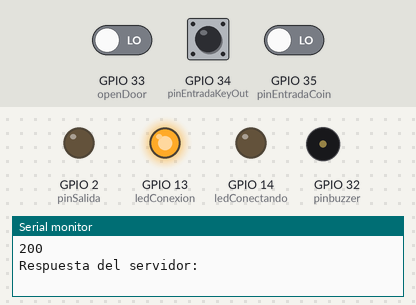
A sketch run on a simulated ESP32. Parts: output pins drawn as LEDs (lit = HIGH), buzzer (waves = sounding, pin HIGH), the last lines printed to the serial monitor. The test bench sets the inputs (shaded band); at power-on: GPIO 33 (openDoor) LOW, GPIO 34 (pinEntradaKeyOut) LOW, GPIO 35 (pinEntradaCoin) LOW. WiFi joins after 1.5 s; servers stay silent unless stated; uploads are accepted with an empty reply; the local clock reads 2024-03-15 10:24:30 at power-on unless the sketch sets it; storage starts empty.

Above: at 2.9 s.
3.0 s: GPIO 33 (openDoor) driven HIGH
At 4.1 s:
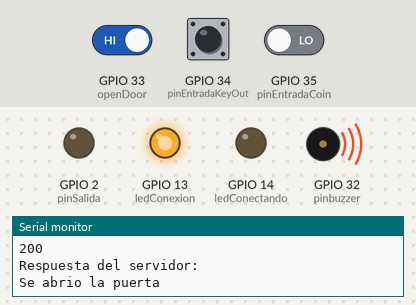
4.5 s: GPIO 33 (openDoor) driven LOW
At 5.2 s:
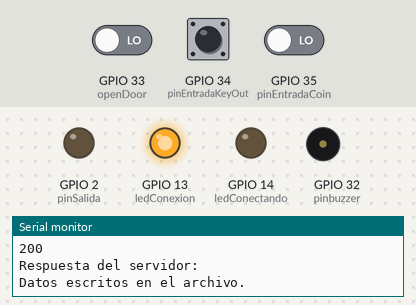
Timing chart, 0 to 7.5 s (numbered marks = the images above; inputs shaded):
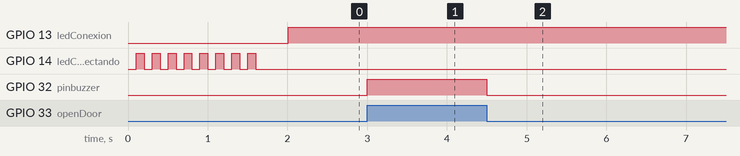

The sketch:

ESP32_postGPS.ino
```cpp
#include <WiFi.h>
#include <HTTPClient.h>
#include <WebServer.h>
#include <ArduinoJson.h>
#include <SPI.h>  // Librería para la comunicación SPI (Serial Peripheral Interface)
#include <SD.h>   // Librería para manejar la tarjeta SD
#include <FS.h>   // Librería para manejar el sistema de archivos
#include <time.h>

#include <TinyGPS.h>//incluimos TinyGPS
#include <Adafruit_GPS.h>

TinyGPS gps;
#define GPSSerial Serial2
Adafruit_GPS serialgps(&GPSSerial);

String guardarGPS;

const char* ssid = "Z";
const char* password = "Z";
WebServer server(80);
String backendURL = "http://192.168.10.190:8000/";
String token = "eyJ0eXAiOiJKV1QiLCJhbGciOiJIUzI1NiJ9.eyJjcmVhdGVkIjoiVFZSWk5VNVVUVFZPZW1jMVRXYzlQUT09IiwiZXhwaXJlIjoiVFZSbk1VMTZRVE5PZW1jMVRXYzlQUT09IiwidXNlcklkIjoiVFdjOVBRPT0ifQ.TPaUn1g5FpspFjf0x1nQ3ff4iNFDEBnx-RmcFEfFBAY";

//---------------------------------------------------------------------------------------------------------
// Variables para enviar informacion del serial de la maquina
const String SERIAL_ID = "123456789";  // Serial de la maquina´
IPAddress MACHINE_IP;

//---------------------------------------------------------------------------------------------------------
// Variables relog y fecha
const char* ntpServer = "pool.ntp.org";
const long gmtOffset_sec = -18000;
struct tm initialTime;

//---------------------------------------------------------------------------------------------------------
// Variables lectura maquina
int dataCoin[250], dataKeyOut[250];
int conteoCoin = 0;
int conteoKeyOut = 0;
int memoriaCoin = 0, memoriaKeyOut = 0;
unsigned long currentMillis;
unsigned long previousMillis = 0;
const unsigned long interval = 300;

int pinEntradaCoin = 35;
int pinEntradaKeyOut = 34;
int pinSalida = 2;
int ledConexion = 13;
int ledConectando = 14;
int pinbuzzer = 32;
int openDoor = 33;
int buzzerActivo;

int estadoAnteriorCoin = LOW;
int estadoAnteriorKeyOut = LOW;
int estadoAnteriorBuzzer = LOW;

String envioDatos = "activo";

//---------------------------------------------------------------------------------------------------------
void setup() {

  Serial.begin(9600);
  // Serial2.begin(9600, 16);         // Lectura COIN
  serialgps.begin(9600);//Iniciamos el puerto serie del gps
  serialgps.sendCommand(PMTK_SET_NMEA_OUTPUT_RMCGGA);
  serialgps.sendCommand(PMTK_SET_NMEA_UPDATE_1HZ);
  serialgps.sendCommand(PGCMD_ANTENNA);

  pinMode(pinEntradaCoin, INPUT);      // Lectura keyOut Metter
  pinMode(pinEntradaKeyOut, INPUT);
  pinMode(openDoor, INPUT);        // Lectura si se abre la puerta
  pinMode(pinSalida, OUTPUT);      // Envia señal retiro dinero
  pinMode(ledConectando, OUTPUT);  // indicador espera de conexion
  pinMode(ledConexion, OUTPUT);    // Indicador conexion OK
  pinMode(pinbuzzer, OUTPUT);      // Indicador de sonido

  // Lectura WIFI
  WiFi.mode(WIFI_STA);
  WiFi.begin(ssid, password);
  while (WiFi.status() != WL_CONNECTED) {
    delay(100);
    digitalWrite(ledConectando, HIGH);
    delay(100);
    digitalWrite(ledConectando, LOW);
  }
  Serial.print("Conexión Wi-Fi establecida. Dirección IP del ESP32: ");
  Serial.println(WiFi.localIP());
  MACHINE_IP = WiFi.localIP();

  // Configura el servidor NTP
  configTime(gmtOffset_sec, 0, ntpServer);
  if (getLocalTime(&initialTime)) {
    Serial.println("Fecha y hora inicial obtenidas de Internet:");
    Serial.println(&initialTime, "%A, %B %d %Y %H:%M:%S");
  }
  // Servidor
  server.on("/machine/cash_out", keyOut);
  server.on("/machine/gps", postGPS);
  server.begin();
  Serial.println("Servidor iniciado");

  if (!SD.begin(5)) {
    Serial.println("Error al inicializar la tarjeta microSD.");
    return;
  }
  Serial.println("Tarjeta microSD inicializada correctamente.");
}
//---------------------------------------------------------------------------------------------------------
void loop() {

  if (envioDatos == "activo") {
    sendPOSTserial_ID();
    envioDatos = "desactivo";
  }
  leerBuzzer();
  server.handleClient();
  detectaSerial();
}
//---------------------------------------------------------------------------------------------------------
String actualizaFechaHora() {
  unsigned long elapsedMillis = millis();
  struct tm currentTime;
  memcpy(&currentTime, &initialTime, sizeof(currentTime));
  currentTime.tm_sec += elapsedMillis / 1000;
  mktime(&currentTime);
  char buffer[80];
  strftime(buffer, sizeof(buffer), "%A, %B %d %Y %H:%M:%S", &currentTime);

  return String(buffer);
}
//---------------------------------------------------------------------------------------------------------
void sumaCeros() {  // sumaCero() Cuenta la cantidad de ceros (0) ingresados en los puertos del ESP32
  previousMillis = currentMillis;

  // Lectura COIN
  int acumuladoCoin = 0;
  for (int i = 0; i < 250; i++) {
    if (dataCoin[i] == 1) {
      acumuladoCoin++;
    }
  }
  if (acumuladoCoin != memoriaCoin) {
    memoriaCoin = acumuladoCoin;
  } else {
    if (acumuladoCoin == memoriaCoin && memoriaCoin != 0) {
      if (memoriaCoin > 1) {
        Serial.println("Valor Ingresado " + String(memoriaCoin));
        sendHttpMoney(String(memoriaCoin), "cashin");
        conteoCoin = 0;
        String informacion= "Valor Ingresado: " + String(memoriaCoin) + "USD fecha: " + actualizaFechaHora();
        saveSD("/cashIN.txt", informacion);
      }
      limpiarData(1);
    } else {
      memoriaCoin = acumuladoCoin;
    }
  }

  // Lectura KEYOUT
  int acumuladoKeyOut = 0;
  for (int i = 0; i < 250; i++) {
    if (dataKeyOut[i] == 1) {
      acumuladoKeyOut++;
    }
  }
  if (acumuladoKeyOut != memoriaKeyOut) {
    memoriaKeyOut = acumuladoKeyOut;
  } else {
    if (acumuladoKeyOut == memoriaKeyOut && memoriaKeyOut != 0) {
      if (memoriaKeyOut > 1) {
        Serial.println("Retiro USD:  " + String(memoriaKeyOut));
        sendHttpMoney(String(memoriaKeyOut), "cashout");
        conteoKeyOut = 0;
        String informacion= "Valor retirado: " + String(memoriaKeyOut) + "USD, fecha: " + actualizaFechaHora();
        saveSD("/cashOUT.txt", informacion);
      }
      limpiarData(2);
    } else {
      memoriaKeyOut = acumuladoKeyOut;
    }
  }
}
//---------------------------------------------------------------------------------------------------------
void limpiarData(int num1) {  // limpiarData() Limpia la el arreglo donde se almacena la cantidad de ceros
  if (num1 == 1) {
    for (int i = 0; i < 250; i++) {
      dataCoin[i] = 0;
    }
  }
  if (num1 == 2) {
    for (int i = 0; i < 250; i++) {
      dataKeyOut[i] = 0;
    }
  }
}
//---------------------------------------------------------------------------------------------------------
void detectaSerial() {  // detectaSerial() Detecta si hay cambios en el serial en la entra de ceros para coin IN y key OUT
  currentMillis = millis();
  if (currentMillis - previousMillis >= interval) {
    sumaCeros();
  }

  // if (Serial2.available() > 0) {  // Se almacenan los ceros del coin
  //   conteoMeter++;
  //   int in = Serial2.read();
  //   if (in == 0) {
  //     dataMeter[conteoMeter] = 1;
  //   }
  // }
  int estadoPinCoin = digitalRead(pinEntradaCoin);  // Se almacenan los ceros del coin
  if (estadoPinCoin == HIGH && estadoAnteriorCoin == LOW) {
    conteoCoin++;
    dataCoin[conteoCoin] = 1;
  }
  estadoAnteriorCoin = estadoPinCoin;


  int estadoPinKeyOut = digitalRead(pinEntradaKeyOut);  // Se almacenan los ceros del keyout
  if (estadoPinKeyOut == HIGH && estadoAnteriorKeyOut == LOW) {
    conteoKeyOut++;
    dataKeyOut[conteoKeyOut] = 1;
  }
  estadoAnteriorKeyOut = estadoPinKeyOut;
}
//---------------------------------------------------------------------------------------------------------
void leerBuzzer() {
  buzzerActivo = digitalRead(openDoor);
  if (buzzerActivo == HIGH && estadoAnteriorBuzzer == LOW) {
    digitalWrite(pinbuzzer, HIGH);
    delay(1000);

    DynamicJsonDocument jsonDoc(1024);
    JsonObject json = jsonDoc.to<JsonObject>();
    json["actionlog_event"] = "Physically";
    json["actionlog_type"] = "Open door";
    json["machine_id"] = SERIAL_ID;
    String jsonString;
    serializeJson(json, jsonString);
    Serial.println("Se abrio la puerta");
    sendHTTP("actionlog", jsonString);

    String informacion = "Puerta abierta: " + actualizaFechaHora();
    saveSD("/openDoor.txt", informacion);

  } else if (buzzerActivo == LOW) {
    digitalWrite(pinbuzzer, LOW);
  }
  estadoAnteriorBuzzer = buzzerActivo;
}
void saveSD(String nombreArchivo, String informacion) {

  File archivo = SD.open(nombreArchivo, FILE_APPEND);
  if (!archivo) {
    // Si el archivo no existe, créalo en modo de escritura
    archivo = SD.open(nombreArchivo, FILE_WRITE);
    if (!archivo) {
      Serial.println("Error al abrir el archivo.");
    }
  }
  if (archivo) {
    archivo.println(informacion);
    archivo.close();
    Serial.println("Datos escritos en el archivo.");

  } else {
    Serial.println("Error al abrir el archivo.");
  }
}
//---------------------------------------------------------------------------------------------------------
void sendPOSTserial_ID() {  //  Se envia informacion de la placa, serial e ip de conexion

  DynamicJsonDocument jsonDoc(1024);
  JsonObject json = jsonDoc.to<JsonObject>();
  json["machine_serial"] = SERIAL_ID;
  json["machine_ip"] = MACHINE_IP;
  json["location_id"] = 1;
  String jsonString;
  serializeJson(json, jsonString);

  sendHTTP("machinelocations", jsonString);
}
//---------------------------------------------------------------------------------------------------------
void sendHttpMoney(String valor, String endPoint) {  // sendHttpPOST() Envia la peticion POST al dashboard donde muestra la cantidad ingresa y cant salida
  HTTPClient http;

  DynamicJsonDocument jsonDoc(1024);
  JsonObject json = jsonDoc.to<JsonObject>();
  if (endPoint == "cashin") {
    json["machine_id"] = SERIAL_ID;
    json["cashin_in"] = valor;
  }
  if (endPoint == "cashout") {
    json["machine_id"] = SERIAL_ID;
    json["cashout_out"] = valor;
  }
  String jsonString;
  serializeJson(json, jsonString);

  sendHTTP(endPoint, jsonString);
}
//---------------------------------------------------------------------------------------------------------
void keyOut() {  // keyOut() Envia al ESP32 un Json que activa segun la condicion la salida de USD
  if (server.method() == HTTP_POST) {

    if (server.hasArg("plain") == false) {
      server.send(400, "text/plain", "Bad request!");
    } else {
      String message = server.arg("plain");
      message += "\n";

      DynamicJsonDocument doc(1024);
      // Parse JSON object
      DeserializationError error = deserializeJson(doc, message);
      if (error) {
        Serial.print(F("deserializeJson() failed: "));
        Serial.println(error.c_str());
        return;
      }

      const String action = doc["action"];
      const String serial = doc["serial_id"];

      Serial.println("Action = " + action);
      Serial.println("Serial id = " + serial);

      if (SERIAL_ID == serial) {
        if (action == "COLLECT") {
          digitalWrite(pinSalida, HIGH);
          delay(300);
          digitalWrite(pinSalida, LOW);
          Serial.println("Enciende");
          server.send(200, "application/json", "{\"success\":\"true\"}");
        }
      }
    }
  }
}
void sendHTTP(String endPoint, String json) {
  HTTPClient http;
  String url = backendURL + endPoint;

  http.begin(url);
  http.addHeader("Authorization", token);
  http.setTimeout(30000);

  int httpCode = http.POST(json);
  Serial.println("Se envio:");
  Serial.println(json);

  if (httpCode > 0) {
    if (httpCode == HTTP_CODE_CREATED) {
      Serial.println(httpCode);
      Serial.println("Respuesta del servidor:");
      Serial.println(http.getString());
    }
    if (httpCode == HTTP_CODE_OK) {
      Serial.println(httpCode);
      Serial.println("Respuesta del servidor:");
      Serial.println(http.getString());
      if(endPoint=="machinelocations"){digitalWrite(ledConexion, HIGH);}
    }

  } else {
    Serial.println("Error en la solicitud HTTP");
    Serial.println("Se obtuvo http.error:");
    Serial.println(http.errorToString(httpCode));
    if(endPoint=="machinelocations"){digitalWrite(ledConectando,HIGH);}
  }
  http.end();
}

void postGPS() {  // keyOut() Envia al ESP32 un Json que activa segun la condicion la salida de USD
  searchGPS();
  if (server.method() == HTTP_POST) {

    if (server.hasArg("plain") == false) {
      server.send(400, "text/plain", "Bad request!");
    } else {
      String message = server.arg("plain");
      message += "\n";

      DynamicJsonDocument doc(1024);
      // Parse JSON object
      DeserializationError error = deserializeJson(doc, message);
      if (error) {
        Serial.print(F("deserializeJson() failed: "));
        Serial.println(error.c_str());
        return;
      }

      const String action = doc["action"];
      const String serial = doc["serial_id"];

      Serial.println("Action = " + action);
      Serial.println("Serial id = " + serial);

      if (SERIAL_ID == serial) {
        if (action == "GPS") {
          Serial.println(guardarGPS);
          server.send(200, "application/json", "{\"success\":\"true\"}");
        }
      }
    }
  }
}

void searchGPS(){
  while(serialgps.available()){
    int c = serialgps.read();
    if(gps.encode(c)){
      float latitude, longitude;
      gps.f_get_position(&latitude, &longitude);
      guardarGPS= "Latitud/Longitud: " + String(latitude,9) + ", " + String(longitude,9);
    }
  }
}
```

Measured:
- after the input at 3.0 s, GPIO 32 (pinbuzzer): LOW → HIGH at once
- after the input at 4.5 s, GPIO 32 (pinbuzzer): HIGH → LOW at once
